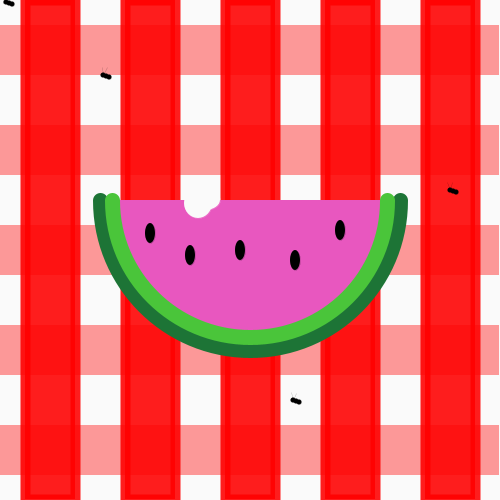
Frame 1 (no input)
Frame 60 (the mouse pressed at the canvas centre just before this capture): identical to frame 1, image omitted
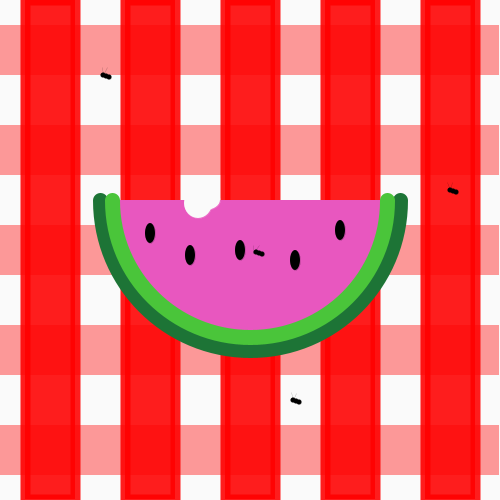
Frame 120 (the mouse held since frame 60 and released just before this capture)

The Processing sketch that drew these frames (run headless with seeded random() and noise(); from frame 60 on, the mouse is pressed at the canvas centre):

// Processing sketch: processing_11796
// ── processing_11796.pde

//Assignment #1
//Brenna Lash
//blash@brynmawr.edu
//9-7-2010

void setup(){
size(500,500);
smooth();

}

void draw(){
//picnic blanket background  
background(250);
strokeWeight(10);
stroke(255,0,0,225);
fill(255,0,0,225);
rect(25,0,50,499);
rect(125,0,50,499);
rect(225,0,50,499);
rect(325,0,50,499);
rect(425,0,50,499);

stroke(255,0,0,0);
fill(255,0,0,100);
rect(0,25,499,50);
rect(0,125,499,50);
rect(0,225,499,50);
rect(0,325,499,50);
rect(0,425,499,50);

//watermelon
strokeWeight(15);
stroke(29,116,54);
fill(232,87,191);
arc(250,200,300,300,0,PI);
stroke(74,197,58);
fill(247,77,208,0);
arc(250,200,275,275,0,PI);

//seeds
strokeWeight(0);
stroke(0);
fill(0);
ellipse(150,233,10,20);
ellipse(190,255,10,20);
ellipse(240,250,10,20);
ellipse(295,260,10,20);
ellipse(340,230,10,20);

//bite
stroke(250);
fill(250);
ellipse(198,203,28,30);
ellipse(202,200,23,24);
ellipse(205,200,30,20);

//ants
fill(0);
stroke(0);
ellipse(293,400,5,5);
ellipse(296,401,5,5);
ellipse(299,402,5,5);
line(293,400,296,393);
line(293,400,291,392);

ellipse(103,75,5,5);
ellipse(106,76,5,5);
ellipse(109,77,5,5);
line(103,75,107,67);
line(103,75,102,67);

ellipse(450,190,5,5);
ellipse(453,191,5,5);
ellipse(456,192,5,5);
line(450,190,452,182);
line(450,190,447,182);

//interactive ant
ellipse(mouseX+6,mouseY+2,5,5);
ellipse(mouseX+9,mouseY+3,5,5);
ellipse(mouseX+12,mouseY+4,5,5);
line(mouseX+3,mouseY+3,mouseX+3,mouseY-5);
line(mouseX+3,mouseY+3,mouseX+9,mouseY-5);

}
